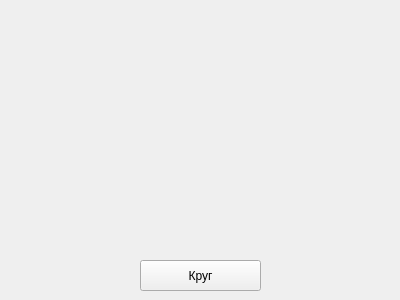
<?xml version="1.0" encoding="UTF-8"?>
<ui version="4.0">
 <class>Form</class>
 <widget class="QWidget" name="Form">
  <property name="geometry">
   <rect>
    <x>0</x>
    <y>0</y>
    <width>400</width>
    <height>300</height>
   </rect>
  </property>
  <property name="windowTitle">
   <string>Окружности</string>
  </property>
  <widget class="QPushButton" name="btn">
   <property name="geometry">
    <rect>
     <x>140</x>
     <y>260</y>
     <width>121</width>
     <height>31</height>
    </rect>
   </property>
   <property name="text">
    <string>Круг</string>
   </property>
  </widget>
 </widget>
 <resources/>
 <connections/>
</ui>
